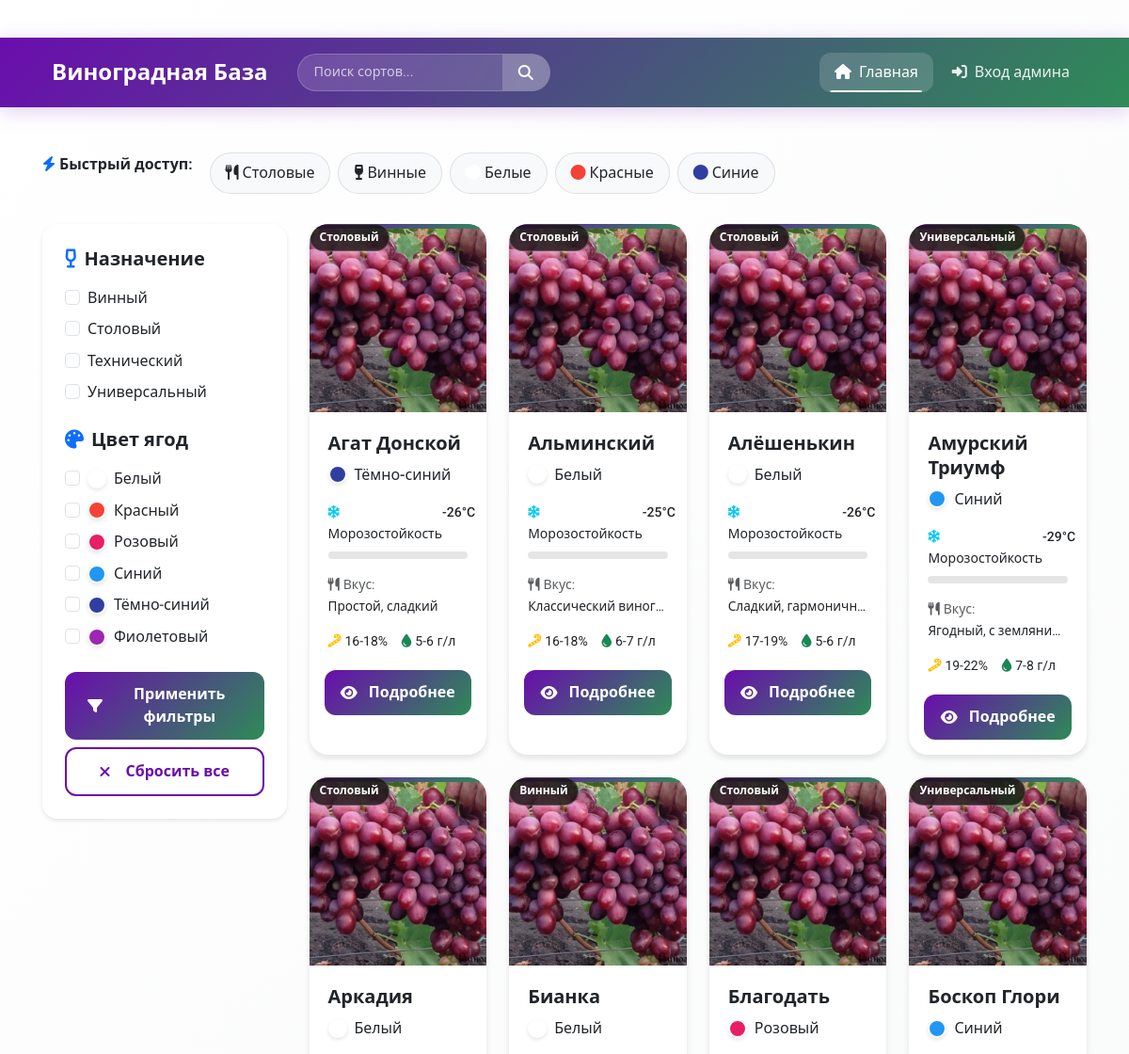
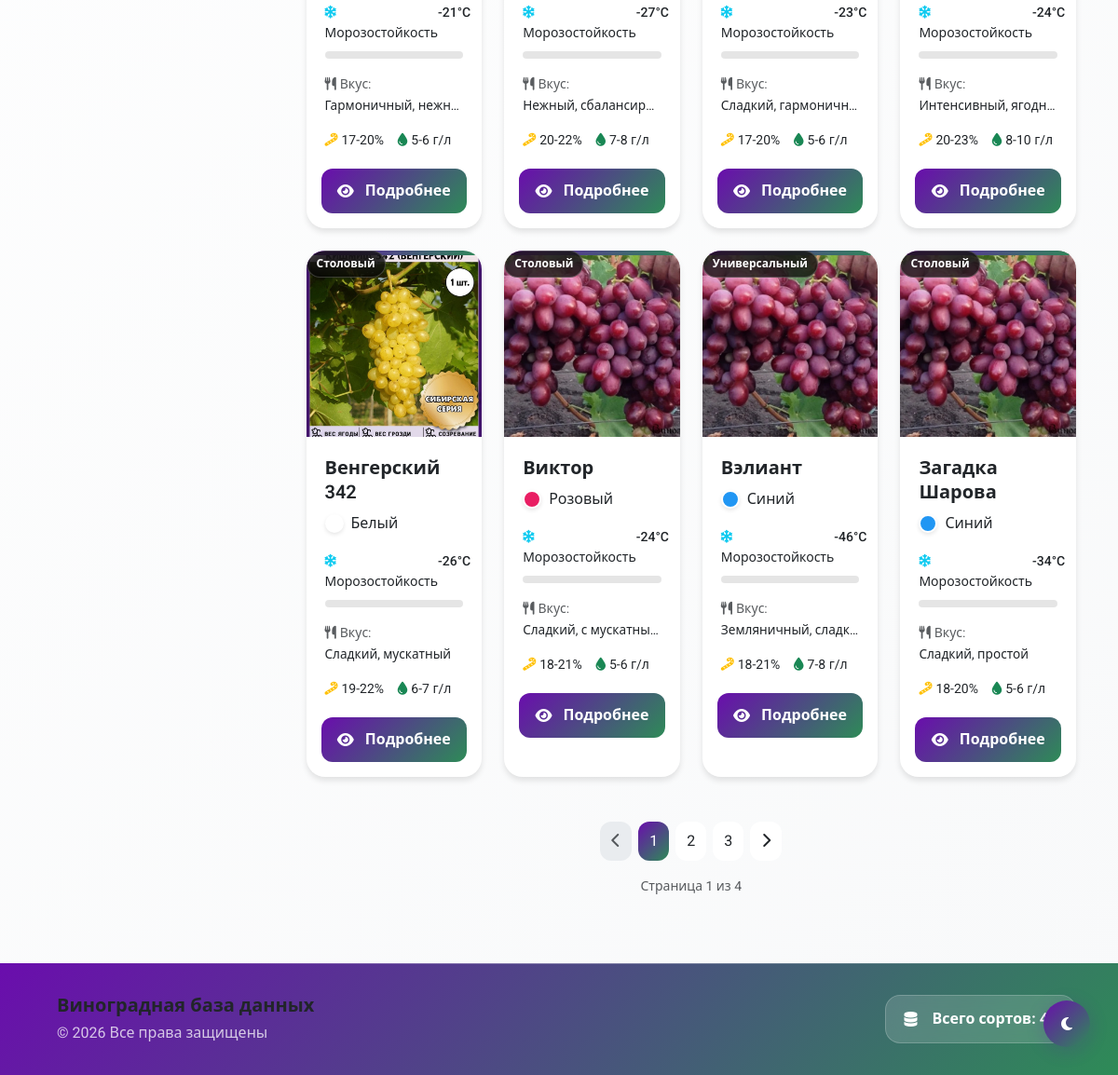
/user, run on the app's committed database (2 pictures, top to bottom).
### tables this page shows
CREATE TABLE grape_varieties (
            id INTEGER PRIMARY KEY,
            name TEXT NOT NULL UNIQUE,
            purpose TEXT,
            ripening_period TEXT,
            frost_resistance TEXT,
            berry_color TEXT,
            taste TEXT,
            sugar_content TEXT,
            acidity TEXT,
            image_url TEXT,
            created_at TIMESTAMP DEFAULT CURRENT_TIMESTAMP,
            updated_at TIMESTAMP DEFAULT CURRENT_TIMESTAMP
        );

### app.py (the view)
@app.route('/user')
def user_home():
    search = request.args.get('search', '').strip()
    page = request.args.get('page', 1, type=int)
    per_page = 12
    purpose_filter = request.args.getlist('purpose')
    color_filter = request.args.getlist('color')
    conn = get_db_connection()
    query = 'SELECT * FROM grape_varieties WHERE 1=1'
    count_query = 'SELECT COUNT(*) FROM grape_varieties WHERE 1=1'
    params = []
    if search:
        search_normalized = normalize_text(search)
        all_varieties = conn.execute('SELECT * FROM grape_varieties').fetchall()
        filtered_varieties = []
        for variety in all_varieties:
            variety_name_normalized = normalize_text(variety['name'])
            if search_normalized in variety_name_normalized:
                filtered_varieties.append(variety)
        total = len(filtered_varieties)
        total_pages = (total + per_page - 1) // per_page if total > 0 else 1
        offset = (page - 1) * per_page
        varieties = filtered_varieties[offset:offset + per_page]
        if purpose_filter or color_filter:
            varieties = [
                v for v in varieties
                if (not purpose_filter or (v['purpose'] and v['purpose'] in purpose_filter))
                and (not color_filter or (v['berry_color'] and v['berry_color'] in color_filter))
            ]
            total = len(varieties)
            total_pages = (total + per_page - 1) // per_page if total > 0 else 1
            offset = (page - 1) * per_page
            varieties = varieties[offset:offset + per_page]
    else:
        if purpose_filter:
            placeholders = ','.join(['?'] * len(purpose_filter))
            query += f' AND purpose IN ({placeholders})'
            count_query += f' AND purpose IN ({placeholders})'
            params.extend(purpose_filter)
        if color_filter:
            placeholders = ','.join(['?'] * len(color_filter))
            query += f' AND berry_color IN ({placeholders})'
            count_query += f' AND berry_color IN ({placeholders})'
            params.extend(color_filter)
        query += ' ORDER BY name'
        total = conn.execute(count_query, params).fetchone()[0]
        total_pages = (total + per_page - 1) // per_page if total > 0 else 1
        offset = (page - 1) * per_page
        query += ' LIMIT ? OFFSET ?'
        params.extend([per_page, offset])
        varieties = conn.execute(query, params).fetchall()
    purposes = conn.execute('''
        SELECT DISTINCT purpose
        FROM grape_varieties
        WHERE purpose IS NOT NULL AND purpose != ''
        ORDER BY purpose
    ''').fetchall()
    colors = conn.execute('''
        SELECT DISTINCT berry_color
        FROM grape_varieties
        WHERE berry_color IS NOT NULL AND berry_color != ''
        ORDER BY berry_color
    ''').fetchall()
    conn.close()
    log_activity('user_home', f'search={search}, page={page}')
    return render_template('user_home.html',
                         varieties=varieties,
                         search=search,
                         page=page,
                         total_pages=total_pages,
                         total=total,
                         purposes=purposes,
                         colors=colors,
                         purpose_filter=purpose_filter,
                         color_filter=color_filter)

### templates/user_home.html (shortened to what this page needs)
{% extends "base.html" %}
{% block content %}
<div class="quick-filter fade-in stagger-delay-2">
    <span class="fw-semibold me-2">
        <i class="fas fa-bolt text-primary"></i> Быстрый доступ:
    </span>
    <div class="d-flex flex-wrap gap-2">
        <a href="{{ url_for('user_home') }}?purpose=Столовый" class="filter-chip {% if 'Столовый' in purpose_filter %}active{% endif %}">
            <i class="fas fa-utensils me-1"></i>Столовые
        </a>
        <a href="{{ url_for('user_home') }}?purpose=Винный" class="filter-chip {% if 'Винный' in purpose_filter %}active{% endif %}">
            <i class="fas fa-wine-glass me-1"></i>Винные
        </a>
        <a href="{{ url_for('user_home') }}?color=Белый" class="filter-chip {% if 'Белый' in color_filter %}active{% endif %}">
            <i class="fas fa-circle me-1" style="color: #FFFFFF"></i>Белые
        </a>
        <a href="{{ url_for('user_home') }}?color=Красный" class="filter-chip {% if 'Красный' in color_filter %}active{% endif %}">
            <i class="fas fa-circle me-1" style="color: #F44336"></i>Красные
        </a>
        <a href="{{ url_for('user_home') }}?color=Тёмно-синий" class="filter-chip {% if 'Тёмно-синий' in color_filter %}active{% endif %}">
            <i class="fas fa-circle me-1" style="color: #303F9F"></i>Синие
        </a>
    </div>
</div>
<div class="row">
    <div class="col-lg-3">
        <div class="filter-sidebar fade-in stagger-delay-2 mb-4">
            <div class="card shadow-sm">
                <div class="card-body">
                    <form method="GET" action="{{ url_for('user_home') }}" id="filterForm">
                        <div class="mb-4">
                            <h5 class="fw-semibold mb-3">
                                <i class="fas fa-wine-glass-alt text-primary me-2"></i>Назначение
                            </h5>
                            <div class="filter-options">
                                {% for purpose in purposes %}
                                <div class="form-check mb-2">
                                    <input class="form-check-input" type="checkbox"
                                           id="purpose_{{ purpose.purpose|replace(' ', '_') }}"
                                           name="purpose" value="{{ purpose.purpose }}"
                                           {% if purpose.purpose in purpose_filter %}checked{% endif %}>
                                    <label class="form-check-label" for="purpose_{{ purpose.purpose|replace(' ', '_') }}">
                                        {{ purpose.purpose }}
                                    </label>
                                </div>
                                {% endfor %}
                            </div>
                        </div>
                        <div class="mb-4">
                            <h5 class="fw-semibold mb-3">
                                <i class="fas fa-palette text-primary me-2"></i>Цвет ягод
                            </h5>
                            <div class="filter-options">
                                {% for color in colors %}
                                <div class="form-check mb-2">
                                    <input class="form-check-input" type="checkbox"
                                           id="color_{{ color.berry_color|replace(' ', '_') }}"
                                           name="color" value="{{ color.berry_color }}"
                                           {% if color.berry_color in color_filter %}checked{% endif %}>
                                    <label class="form-check-label d-flex align-items-center"
                                           for="color_{{ color.berry_color|replace(' ', '_') }}">
                                        <div class="color-indicator me-2"
                                             style="background-color: {{ get_color_code(color.berry_color) }}"></div>
                                        {{ color.berry_color }}
                                    </label>
                                </div>
                                {% endfor %}
                            </div>
                        </div>
                        <div class="d-grid gap-2">
                            <button type="submit" class="btn btn-grape-primary">
                                <i class="fas fa-filter me-2"></i>Применить фильтры
                            </button>
                            <a href="{{ url_for('user_home') }}{% if search %}?search={{ search }}{% endif %}"
                               class="btn btn-grape-outline">
                                <i class="fas fa-times me-2"></i>Сбросить все
                            </a>
                        </div>
                    </form>
                </div>
            </div>
        </div>
    </div>
    <div class="col-lg-9">
        {% if varieties %}
        <div class="varieties-grid" id="varietiesContainer">
            {% for variety in varieties %}
            <div class="variety-card fade-in stagger-delay-{{ loop.index % 4 + 1 }}">
                <div class="purpose-badge position-absolute top-3 end-3 z-2">
                    {{ variety.purpose or 'Не указано' }}
                </div>
                <div class="variety-card-image">
                    {% if variety.image_url %}
                    <img src="{{ variety.image_url }}"
                         alt="{{ variety.name }}"
                         class="variety-card-img"
                         onerror="this.onerror=null; this.src='{{ get_default_image_url() }}';">
                    {% else %}
                    <div class="variety-card-img d-flex align-items-center justify-content-center bg-light">
                        <i class="fas fa-grapes fa-3x text-muted"></i>
                    </div>
                    {% endif %}
                </div>
                <div class="variety-card-body">
                    <h5 class="variety-card-title mb-2">
                        {{ variety.name }}
                    </h5>
                    <div class="d-flex align-items-center mb-3">
                        <div class="color-indicator me-2"
                             style="background-color: {{ get_color_code(variety.berry_color) }}"
                             title="{{ variety.berry_color }}"></div>
                        <span class="fw-medium">{{ variety.berry_color or 'Цвет не указан' }}</span>
                    </div>
                    {% if variety.frost_resistance %}
                    <div class="mb-3">
                        <div class="d-flex justify-content-between small mb-1">
                            <span><i class="fas fa-snowflake text-info me-1"></i>Морозостойкость</span>
                            <span class="fw-medium">{{ variety.frost_resistance }}</span>
                        </div>
                        <div class="characteristic-bar">
                            {% set frost_value = parse_frost_resistance(variety.frost_resistance) %}
                            {% set width_percent = (frost_value / 40) * 100 %}
                            {% if width_percent > 100 %}{% set width_percent = 100 %}{% endif %}
                            {% if width_percent < 0 %}{% set width_percent = 0 %}{% endif %}
                            <div class="characteristic-fill frost-fill" style="width: {{ width_percent|int }}%"></div>
                        </div>
                    </div>
                    {% endif %}
                    {% if variety.taste %}
                    <div class="mb-3">
                        <small class="text-muted d-block mb-1">
                            <i class="fas fa-utensils me-1"></i>Вкус:
                        </small>
                        <div class="taste-line" title="{{ variety.taste }}">
                            {{ variety.taste|truncate(60) }}
                        </div>
                    </div>
                    {% endif %}
                    {% if variety.sugar_content or variety.acidity %}
                    <div class="row g-2 small">
                        {% if variety.sugar_content %}
                        <div class="col-6">
                            <div class="d-flex align-items-center">
                                <i class="fas fa-candy-cane text-warning me-1"></i>
                                <span class="text-truncate">{{ variety.sugar_content }}</span>
                            </div>
                        </div>
                        {% endif %}
                        {% if variety.acidity %}
                        <div class="col-6">
                            <div class="d-flex align-items-center">
                                <i class="fas fa-tint text-success me-1"></i>
                                <span class="text-truncate">{{ variety.acidity }}</span>
                            </div>
                        </div>
                        {% endif %}
                    </div>
                    {% endif %}
                </div>
                <div class="variety-card-actions">
                    <a href="{{ url_for('view_variety', id=variety.id) }}"
                       class="btn btn-grape-primary flex-grow-1">
                        <i class="fas fa-eye me-1"></i>Подробнее
                    </a>
                </div>
            </div>
            {% endfor %}
        </div>
        {% if total_pages > 1 %}
        <nav aria-label="Навигация по страницам" class="mt-5 fade-in">
            <ul class="pagination justify-content-center">
                <li class="page-item {% if page == 1 %}disabled{% endif %}">
                    <a class="page-link" href="{{ url_for('user_home', page=page-1, search=search, purpose=purpose_filter, color=color_filter) }}">
                        <i class="fas fa-chevron-left"></i>
                    </a>
                </li>
                {% for p in range(1, total_pages + 1) %}
                    {% if p >= page-2 and p <= page+2 %}
                        {% if p == page %}
                        <li class="page-item active">
                            <span class="page-link">{{ p }}</span>
                        </li>
                        {% else %}
                        <li class="page-item">
                            <a class="page-link" href="{{ url_for('user_home', page=p, search=search, purpose=purpose_filter, color=color_filter) }}">
                                {{ p }}
                            </a>
                        </li>
                        {% endif %}
                    {% endif %}
                {% endfor %}
                <li class="page-item {% if page == total_pages %}disabled{% endif %}">
                    <a class="page-link" href="{{ url_for('user_home', page=page+1, search=search, purpose=purpose_filter, color=color_filter) }}">
                        <i class="fas fa-chevron-right"></i>
                    </a>
                </li>
            </ul>
            <div class="text-center mt-2 text-muted small">
                Страница {{ page }} из {{ total_pages }}
            </div>
        </nav>
        {% endif %}
        {% endif %}
    </div>
</div>
{% endblock %}

### data on the page
grape_varieties: purpose "Столовый", name "Агат Донской", berry_color "Тёмно-синий", frost_resistance "-26°C", {{ width_percent|int }} 65 (drawn), taste "Простой, сладкий", sugar_content "16-18%", acidity "5-6 г/л"
grape_varieties: purpose "Столовый", name "Альминский", berry_color "Белый", frost_resistance "-25°C", {{ width_percent|int }} 62 (drawn), taste "Классический виног…", sugar_content "16-18%", acidity "6-7 г/л"
grape_varieties: purpose "Столовый", image_url (placeholder picture), name "Алёшенькин", berry_color "Белый", frost_resistance "-26°C", {{ width_percent|int }} 65 (drawn), taste "Сладкий, гармоничн…", sugar_content "17-19%", acidity "5-6 г/л"
grape_varieties: purpose "Универсальный", name "Амурский Триумф", berry_color "Синий", frost_resistance "-29°C", {{ width_percent|int }} 72 (drawn), taste "Ягодный, с земляни…", sugar_content "19-22%", acidity "7-8 г/л"
grape_varieties: purpose "Столовый", name "Аркадия", berry_color "Белый", frost_resistance "-21°C", {{ width_percent|int }} 52 (drawn), taste "Гармоничный, нежн…", sugar_content "17-20%", acidity "5-6 г/л"
grape_varieties: purpose "Винный", name "Бианка", berry_color "Белый", frost_resistance "-27°C", {{ width_percent|int }} 67 (drawn), taste "Нежный, сбалансир…", sugar_content "20-22%", acidity "7-8 г/л"
grape_varieties: purpose "Столовый", name "Благодать", berry_color "Розовый", frost_resistance "-23°C", {{ width_percent|int }} 57 (drawn), taste "Сладкий, гармоничн…", sugar_content "17-20%", acidity "5-6 г/л"
grape_varieties: purpose "Универсальный", image_url (placeholder picture), name "Боскоп Глори", berry_color "Синий", frost_resistance "-24°C", {{ width_percent|int }} 60 (drawn), taste "Интенсивный, ягодн…", sugar_content "20-23%", acidity "8-10 г/л"
grape_varieties: purpose "Столовый", image_url (picture), name "Венгерский 342", berry_color "Белый", frost_resistance "-26°C", {{ width_percent|int }} 65 (drawn), taste "Сладкий, мускатный", sugar_content "19-22%", acidity "6-7 г/л"
grape_varieties: purpose "Столовый", name "Виктор", berry_color "Розовый", frost_resistance "-24°C", {{ width_percent|int }} 60 (drawn), taste "Сладкий, с мускатны…", sugar_content "18-21%", acidity "5-6 г/л"
grape_varieties: purpose "Универсальный", name "Вэлиант", berry_color "Синий", frost_resistance "-46°C", {{ width_percent|int }} 100 (drawn), taste "Земляничный, сладк…", sugar_content "18-21%", acidity "7-8 г/л"
grape_varieties: purpose "Столовый", image_url (placeholder picture), name "Загадка Шарова", berry_color "Синий", frost_resistance "-34°C", {{ width_percent|int }} 85 (drawn), taste "Сладкий, простой", sugar_content "18-20%", acidity "5-6 г/л"

### other printed values
{{ purpose.purpose }} "Винный" "Столовый" "Технический" "Универсальный"
{{ color.berry_color }} "Белый" "Красный" "Розовый" "Синий" "Тёмно-синий" "Фиолетовый"
{{ p }} "1"
{{ p }} "2" "3"
{{ page }} "1"
{{ total_pages }} "4"
{{ total_count() }} "43"
